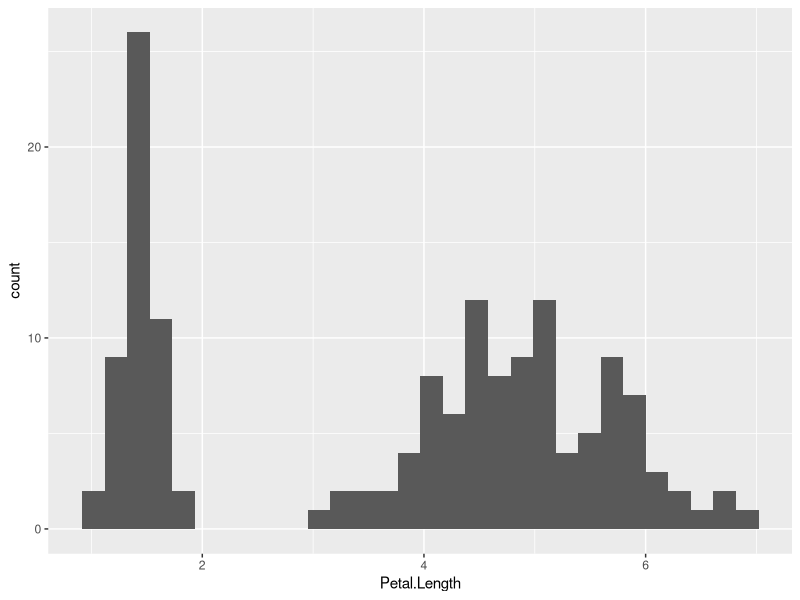
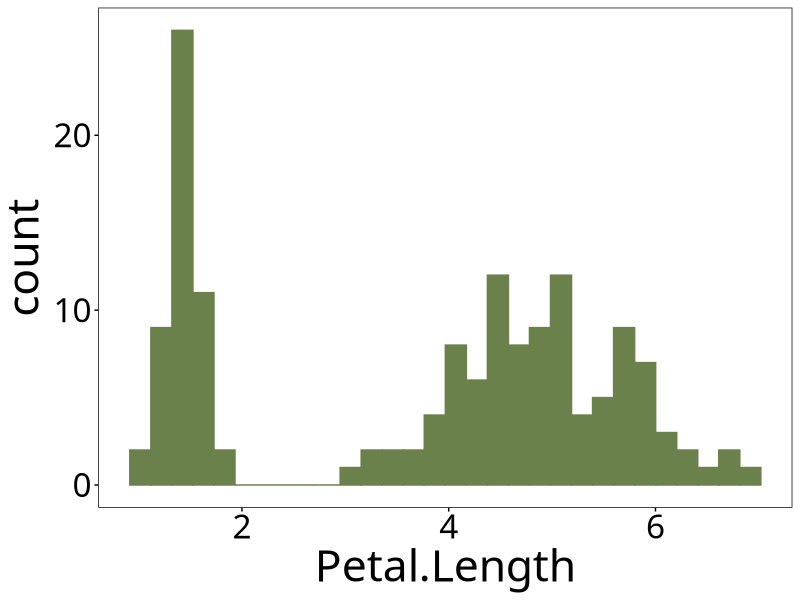

The R script that drew these images, in order:
# title: alvsce poster ggplot theme
# author: madeleine wallace
# date: 2024-03-28


# PACKAGES ---------------------------------------------------------------------

library(ggplot2)
data(iris)

# THEME ------------------------------------------------------------------------

ggplot(iris, aes(x = Petal.Length)) +
  geom_histogram() 

?theme

alvsce_poster_theme <- function() {
  theme(
    # add border 1)
    panel.border = element_rect(colour = "black", fill = NA, linetype = 1),
    # color background 2)
    panel.background = element_rect(fill = "white"),
    # modify grid 3)
    # modify text, axis and colour 4) and 5)
    axis.text = element_text(colour = "black", face = "plain", family = "Verdana", size = 24),
    axis.title = element_text(colour = "black", face = "plain", family = "Verdana", size = 32),
    axis.ticks = element_line(colour = "black"),
    # aspect ratio
    # aspect.ratio = 3/5,
    # legend at the bottom 6)
    legend.position = "bottom"
  )
}

ggplot(iris, aes(x = Petal.Length)) +
  geom_histogram(fill = "#6A814B", col = "#6A814B") +
  alvsce_poster_theme()
